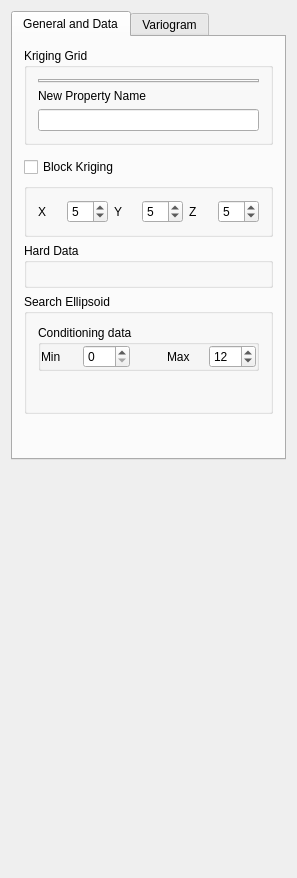
<?xml version="1.0" encoding="UTF-8"?>
<ui version="4.0">
 <class>Kriging_Parameters</class>
 <widget class="QWidget" name="Kriging_Parameters">
  <property name="geometry">
   <rect>
    <x>0</x>
    <y>0</y>
    <width>297</width>
    <height>878</height>
   </rect>
  </property>
  <property name="windowTitle">
   <string>Kriging Parameters</string>
  </property>
  <property name="AlgorithmCategory" stdset="0">
   <string>Estimation</string>
  </property>
  <property name="AlgorithmDescription" stdset="0">
   <string>SK, OK, KT and block kriging</string>
  </property>
  <layout class="QVBoxLayout" name="verticalLayout_4">
   <item>
    <widget class="QTabWidget" name="tabWidget3">
     <property name="currentIndex">
      <number>0</number>
     </property>
     <widget class="QWidget" name="tab">
      <attribute name="title">
       <string>General and Data</string>
      </attribute>
      <layout class="QVBoxLayout" name="verticalLayout_3">
       <item>
        <widget class="QGroupBox" name="SimulationGrid">
         <property name="maximumSize">
          <size>
           <width>32767</width>
           <height>140</height>
          </size>
         </property>
         <property name="title">
          <string>Kriging Grid</string>
         </property>
         <layout class="QVBoxLayout" name="verticalLayout">
          <item>
           <widget class="GridSelector" name="Grid_Name">
            <property name="currentIndex">
             <number>1</number>
            </property>
           </widget>
          </item>
          <item>
           <widget class="QLabel" name="TextLabel2">
            <property name="text">
             <string>New Property Name</string>
            </property>
            <property name="wordWrap">
             <bool>false</bool>
            </property>
           </widget>
          </item>
          <item>
           <widget class="QLineEdit" name="Property_Name"/>
          </item>
         </layout>
        </widget>
       </item>
       <item>
        <widget class="KrigingTypeSelector" name="Kriging_Type"/>
       </item>
       <item>
        <widget class="QCheckBox" name="do_block_kriging">
         <property name="text">
          <string>Block Kriging</string>
         </property>
        </widget>
       </item>
       <item>
        <widget class="GsTLGroupBox" name="box_BK">
         <property name="title">
          <string/>
         </property>
         <property name="displayed" stdset="0">
          <bool>false</bool>
         </property>
         <layout class="QHBoxLayout">
          <item>
           <widget class="QLabel" name="textLabel1">
            <property name="text">
             <string>X</string>
            </property>
            <property name="wordWrap">
             <bool>false</bool>
            </property>
           </widget>
          </item>
          <item>
           <widget class="QSpinBox" name="npoints_x">
            <property name="value">
             <number>5</number>
            </property>
           </widget>
          </item>
          <item>
           <widget class="QLabel" name="textLabel2">
            <property name="text">
             <string>Y</string>
            </property>
            <property name="wordWrap">
             <bool>false</bool>
            </property>
           </widget>
          </item>
          <item>
           <widget class="QSpinBox" name="npoints_y">
            <property name="value">
             <number>5</number>
            </property>
           </widget>
          </item>
          <item>
           <widget class="QLabel" name="textLabel3">
            <property name="text">
             <string>Z</string>
            </property>
            <property name="wordWrap">
             <bool>false</bool>
            </property>
           </widget>
          </item>
          <item>
           <widget class="QSpinBox" name="npoints_z">
            <property name="value">
             <number>5</number>
            </property>
           </widget>
          </item>
         </layout>
        </widget>
       </item>
       <item>
        <widget class="QGroupBox" name="GroupBox3">
         <property name="title">
          <string>Hard Data</string>
         </property>
         <layout class="QHBoxLayout">
          <property name="spacing">
           <number>6</number>
          </property>
          <property name="margin">
           <number>11</number>
          </property>
          <item>
           <widget class="PropertySelector" name="Hard_Data"/>
          </item>
         </layout>
        </widget>
       </item>
       <item>
        <widget class="QGroupBox" name="GroupBox9">
         <property name="title">
          <string>Search Ellipsoid</string>
         </property>
         <layout class="QVBoxLayout" name="verticalLayout_2">
          <item>
           <widget class="QGroupBox" name="groupBox5">
            <property name="title">
             <string>Conditioning data</string>
            </property>
            <layout class="QGridLayout">
             <property name="margin">
              <number>0</number>
             </property>
             <item row="0" column="0">
              <layout class="QHBoxLayout">
               <property name="margin">
                <number>0</number>
               </property>
               <item>
                <widget class="QLabel" name="TextLabel2_2_2_2_3">
                 <property name="text">
                  <string>Min</string>
                 </property>
                 <property name="wordWrap">
                  <bool>false</bool>
                 </property>
                </widget>
               </item>
               <item>
                <widget class="QSpinBox" name="Min_Conditioning_Data">
                 <property name="minimum">
                  <number>0</number>
                 </property>
                 <property name="maximum">
                  <number>200</number>
                 </property>
                 <property name="value">
                  <number>0</number>
                 </property>
                </widget>
               </item>
               <item>
                <spacer>
                 <property name="orientation">
                  <enum>Qt::Vertical</enum>
                 </property>
                 <property name="sizeType">
                  <enum>QSizePolicy::Expanding</enum>
                 </property>
                 <property name="sizeHint" stdset="0">
                  <size>
                   <width>31</width>
                   <height>20</height>
                  </size>
                 </property>
                </spacer>
               </item>
               <item>
                <widget class="QLabel" name="TextLabel2_2_2_2_3_2">
                 <property name="text">
                  <string>Max</string>
                 </property>
                 <property name="wordWrap">
                  <bool>false</bool>
                 </property>
                </widget>
               </item>
               <item>
                <widget class="QSpinBox" name="Max_Conditioning_Data">
                 <property name="minimum">
                  <number>0</number>
                 </property>
                 <property name="maximum">
                  <number>200</number>
                 </property>
                 <property name="value">
                  <number>12</number>
                 </property>
                </widget>
               </item>
              </layout>
             </item>
            </layout>
           </widget>
          </item>
          <item>
           <widget class="EllipsoidInput" name="Search_Ellipsoid">
            <property name="title" stdset="0">
             <string/>
            </property>
           </widget>
          </item>
          <item>
           <widget class="AdvancedNeighborhoodInput" name="AdvancedSearch"/>
          </item>
          <item>
           <spacer name="spacer">
            <property name="orientation">
             <enum>Qt::Vertical</enum>
            </property>
            <property name="sizeType">
             <enum>QSizePolicy::Expanding</enum>
            </property>
            <property name="sizeHint" stdset="0">
             <size>
              <width>20</width>
              <height>17</height>
             </size>
            </property>
           </spacer>
          </item>
         </layout>
        </widget>
       </item>
       <item>
        <spacer>
         <property name="orientation">
          <enum>Qt::Vertical</enum>
         </property>
         <property name="sizeType">
          <enum>QSizePolicy::Expanding</enum>
         </property>
         <property name="sizeHint" stdset="0">
          <size>
           <width>20</width>
           <height>31</height>
          </size>
         </property>
        </spacer>
       </item>
      </layout>
     </widget>
     <widget class="QWidget" name="tab">
      <attribute name="title">
       <string>Variogram</string>
      </attribute>
      <layout class="QVBoxLayout">
       <property name="margin">
        <number>0</number>
       </property>
       <item>
        <widget class="QGroupBox" name="GroupBox11">
         <property name="title">
          <string>Variogram</string>
         </property>
         <layout class="QVBoxLayout">
          <property name="spacing">
           <number>6</number>
          </property>
          <property name="margin">
           <number>11</number>
          </property>
          <item>
           <widget class="VariogramInput" name="Variogram"/>
          </item>
         </layout>
        </widget>
       </item>
       <item>
        <spacer>
         <property name="orientation">
          <enum>Qt::Vertical</enum>
         </property>
         <property name="sizeType">
          <enum>QSizePolicy::Expanding</enum>
         </property>
         <property name="sizeHint" stdset="0">
          <size>
           <width>20</width>
           <height>131</height>
          </size>
         </property>
        </spacer>
       </item>
      </layout>
     </widget>
    </widget>
   </item>
   <item>
    <spacer>
     <property name="orientation">
      <enum>Qt::Vertical</enum>
     </property>
     <property name="sizeType">
      <enum>QSizePolicy::Expanding</enum>
     </property>
     <property name="sizeHint" stdset="0">
      <size>
       <width>20</width>
       <height>16</height>
      </size>
     </property>
    </spacer>
   </item>
  </layout>
 </widget>
 <layoutdefault spacing="6" margin="11"/>
 <pixmapfunction>qPixmapFromMimeSource</pixmapfunction>
 <customwidgets>
  <customwidget>
   <class>VariogramInput</class>
   <extends>QWidget</extends>
   <header>GsTLAppli/extra/qtplugins/variogram_input.h</header>
  </customwidget>
  <customwidget>
   <class>KrigingTypeSelector</class>
   <extends>QWidget</extends>
   <header>GsTLAppli/extra/qtplugins/kriging_type_selector.h</header>
  </customwidget>
  <customwidget>
   <class>GsTLGroupBox</class>
   <extends>QGroupBox</extends>
   <header>GsTLAppli/extra/qtplugins/selectors.h</header>
  </customwidget>
  <customwidget>
   <class>EllipsoidInput</class>
   <extends>QWidget</extends>
   <header>GsTLAppli/extra/qtplugins/ellipsoid_input.h</header>
  </customwidget>
  <customwidget>
   <class>GridSelector</class>
   <extends>QTabWidget</extends>
   <header>GsTLAppli/extra/qtplugins/selectors.h</header>
  </customwidget>
  <customwidget>
   <class>AdvancedNeighborhoodInput</class>
   <extends>QWidget</extends>
   <header>GsTLAppli/extra/qtplugins/neighborhood_filter_input.h</header>
  </customwidget>
  <customwidget>
   <class>PropertySelector</class>
   <extends>QWidget</extends>
   <header>GsTLAppli/extra/qtplugins/selectors.h</header>
  </customwidget>
 </customwidgets>
 <includes>
  <include location="local">gridselector.h</include>
  <include location="local">krigingtypeselector.h</include>
  <include location="local">propertyselector.h</include>
  <include location="local">ellipsoidinput.h</include>
  <include location="local">gstl_table.h</include>
  <include location="local">gstl_table.h</include>
  <include location="local">variograminput.h</include>
 </includes>
 <resources/>
 <connections>
  <connection>
   <sender>do_block_kriging</sender>
   <signal>toggled(bool)</signal>
   <receiver>box_BK</receiver>
   <slot>setShown(bool)</slot>
   <hints>
    <hint type="sourcelabel">
     <x>20</x>
     <y>20</y>
    </hint>
    <hint type="destinationlabel">
     <x>20</x>
     <y>20</y>
    </hint>
   </hints>
  </connection>
 </connections>
</ui>
